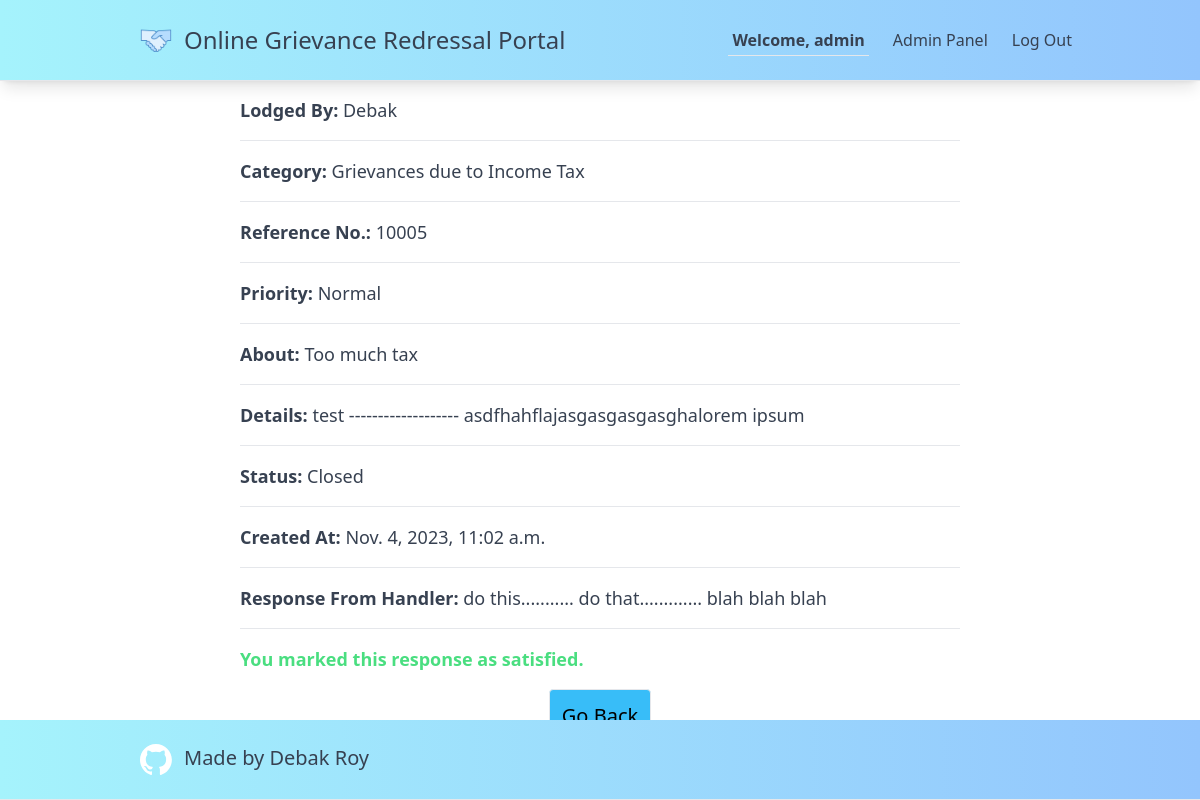
The app's page /grievance_detail/10005 (signed in) with its own data.
### app/models.py (models this page shows, shortened)
class User(AbstractUser):
    phone_number = models.IntegerField(default=0)
    address = models.CharField(max_length=500, default="No Value")
    state = models.CharField(max_length=100, default="No Value")
    gender = models.CharField(max_length=50, default="No Value")
    handler = models.BooleanField(default=False)

class Grievance(models.Model):
    user = models.ForeignKey(User, on_delete=models.CASCADE, related_name='user')
    category = models.CharField(max_length=100)
    priority = models.CharField(max_length=100, choices=PRIORITY_CHOICES, default="Normal")
    details = models.CharField(max_length=2000)
    about = models.CharField(max_length=500, default="No Value")
    status = models.CharField(max_length=100, choices=STATUS_CHOICES, default="Registered")
    created_at = models.DateTimeField(auto_now_add=True)
    ref_no = models.IntegerField(default=100)
    handler_response = models.CharField(max_length=500, default="")
    satisfied = models.BooleanField(default=False)

### app/views.py (the view)
# urls.py: path("grievance_detail/<int:ref_no>", views.grievance_detail, name="grievance_detail"),
def grievance_detail(request, ref_no):
    grievance_obj = Grievance.objects.get(ref_no=ref_no)
    return render(request, 'app/grievance_detail.html', {
        "grievance": grievance_obj,
        "response_len": len(grievance_obj.handler_response),
    })

### app/templates/app/grievance_detail.html (shortened to what this page needs)
{% extends 'app/dash_base.html' %}
{% block body %}
<div class="mt-24 w-3/5 mx-auto text-xl grid grid-col-1 gap-4 ">
    <p class="text-gray-700 text-lg"><strong>Lodged By:</strong> {{ grievance.user.username }}</p><hr>
    <p class="text-gray-700 text-lg"><strong>Category:</strong> {{ grievance.category }}</p><hr>
    <p class="text-gray-700 text-lg"><strong>Reference No.:</strong> {{ grievance.ref_no }}</p><hr>
    <p class="text-gray-700 text-lg"><strong>Priority:</strong> {{ grievance.priority }}</p><hr>
    <p class="text-gray-700 text-lg"><strong>About:</strong> {{ grievance.about }}</p><hr>
    <p class="text-gray-700 text-lg"><strong>Details:</strong> {{ grievance.details }}</p><hr>
    <p class="text-gray-700 text-lg"><strong>Status:</strong> {{ grievance.status }}</p><hr>
    <p class="text-gray-700 text-lg"><strong>Created At:</strong> {{ grievance.created_at }}</p><hr>
    {% if request.user.handler %}
        <div>
            <form action="{% url 'handler_response' grievance.ref_no%}" method="post" class="w-full mx-auto flex flex-col">
                {% csrf_token %}
                <label class="text-gray-700 text-lg" for="about"><strong>Respond:</strong></label>
                <textarea class="text-lg px-3 py-2 mb-6 border border-gray-500 rounded-xl" required name="response" id="" cols="30" rows="3"></textarea>
                <input type="submit" class="p-3 border border-gray-200 bg-sky-400 hover:bg-sky-600 rounded mx-auto">
            </form>
        </div>
    {% else %}
        <div class="grid grid-col-1 gap-4">
            {% if response_len > 2 %}
                <p class="text-gray-700 text-lg"><strong>Response From Handler:</strong> {{ grievance.handler_response }}</p><hr>
                {% if not grievance.satisfied %}
                    <form action="{% url 'satisfied_fn' grievance.ref_no %}" method="post">
                        {% csrf_token %}
                        <strong class="text-gray-700 text-lg">Satisfied?</strong><input type="submit" name="satisfied" value="Yes" class="mx-3 px-2 py-1 border border-gray-200 bg-green-400 hover:bg-green-600 rounded">
                    </form>
                {% else %}
                    <p class="text-green-400 text-lg"><strong>You marked this response as satisfied.</strong></p>
                {% endif %}
            {% endif %}
        </div>
    {% endif %}
    <a href="{% url 'register_grievance' %}" class="p-3 border border-gray-200 bg-sky-400 hover:bg-sky-600 rounded mx-auto">Go Back</a>
</div>
{% endblock %}

### app/templates/app/layout.html (shortened to what this page needs)
{% load static %}
<!DOCTYPE html>
<html lang="en">
    <head>
        <script src="https://cdn.tailwindcss.com"></script>
    </head>
    <body>
            <nav class="px-32 py-6 flex justify-between items-center border-b border-gray-200 fixed right-0 left-0 top-0 bg-gradient-to-r from-cyan-200 to-blue-300 text-gray-700 shadow-lg">
            <a class="text-2xl flex" href="/"><img class="w-8 mx-3" src="{% static 'images/icons8-handshake-80.png' %}">Online Grievance Redressal Portal</a>
            <div>
              <ul class="flex space-x-6">
                {% if user.is_authenticated %}
                    <li class="nav-item">
                        <a class="p-1 border-b border-gray-200" href="#"><strong>Welcome, {{ user.username }}</strong></a>
                    </li>
                {% endif %}
                {% if user.is_superuser %}
                    <a href="/admin" class="hover:underline">Admin Panel</a>
                {% endif %}
                {% if user.is_authenticated %}
                    <li class="nav-item">
                        <a class="hover:underline" href="{% url 'logout' %}">Log Out</a>
                    </li>
                {% endif %}
              </ul>
            </div>
          </nav>
        <div class="body">
            {% block body %}
            {% endblock %}
        </div>
        {% block footer %}{% endblock %}
    </body>
</html>

### records on screen
User: username "admin"
Grievance: user.username "Debak", category "Grievances due to Income Tax", ref_no "10005", priority "Normal", about "Too much tax", details "test ------------------- asdfhahflajasgasgasgasghalorem ipsum", status "Closed", created_at "Nov. 4, 2023, 11:02 a.m.", handler_response "do this........... do that............. blah blah blah"
